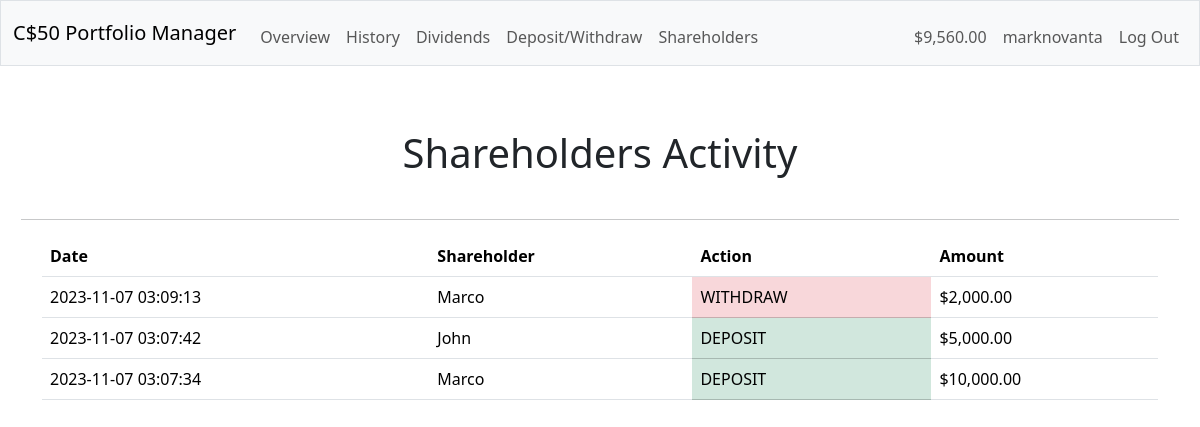
/d_w (signed in), run on the app's committed database.
### tables this page shows
CREATE TABLE users (
                id INTEGER PRIMARY KEY AUTOINCREMENT NOT NULL,
                username TEXT NOT NULL,
                hash TEXT NOT NULL,
                cash NUMERIC NOT NULL DEFAULT 0.00
            );

CREATE TABLE d_and_w (
                id INTEGER PRIMARY KEY AUTOINCREMENT NOT NULL,
                date DATE NOT NULL,
                shareholder_id INTEGER NOT NULL,
                action TEXT NOT NULL,
                amount FLOAT NOT NULL,
                FOREIGN KEY (shareholder_id) REFERENCES shareholders(id)
            );

CREATE TABLE shareholders (
                id INTEGER PRIMARY KEY AUTOINCREMENT NOT NULL,
                user_id INTEGER NOT NULL,
                name TEXT NOT NULL,
                share FLOAT NOT NULL DEFAULT 0.00,
                FOREIGN KEY (user_id) REFERENCES users(id)
            );

### app.py (the view)
@app.route("/d_w")
@login_required
def d_w():
    return render_template("d_w.html", username=get_username(db), cash=get_cash(db), activity=get_sh_acivity(db))

### app.py (called while the page is built)
@app.after_request
def after_request(response):
    response.headers["Cache-Control"] = "no-cache, no-store, must-revalidate"
    response.headers["Expires"] = 0
    response.headers["Pragma"] = "no-cache"
    return response

### helpers.py (called while the page is built)
def login_required(f):
    @wraps(f)
    def decorated_function(*args, **kwargs):
        if session.get("user_id") is None:
            return redirect("/login")
        return f(*args, **kwargs)
    return decorated_function

def usd(value):
    return f"${value:,.2f}"

def get_user_id():
    return session["user_id"]

def get_username(db):
    return db.execute("SELECT username FROM users WHERE id = ?;", get_user_id())[0]["username"]

def get_cash(db):
    return float(db.execute("SELECT cash FROM users WHERE id = ?", get_user_id())[0]["cash"])

def get_sh_acivity(db):
    return db.execute("""SELECT * FROM d_and_w
                        JOIN shareholders ON shareholders.id = d_and_w.shareholder_id
                        WHERE user_id = ? ORDER BY date DESC;""", get_user_id())

### templates/d_w.html (shortened to what this page needs)
{% extends "layout.html" %}
{% block main %}
    <h1 class="centered">Shareholders Activity</h1>
    <hr>
    <div class="container">
        <table class="table table-hover">
            <thead>
                <tr>
                    <th>Date</th>
                    <th>Shareholder</th>
                    <th>Action</th>
                    <th>Amount</th>
                </tr>
            </thead>
            <tbody>
                {% for a in activity %}
                    <tr>
                        <td>{{ a["date"] }}</td>
                        <td>{{ a["name"] }}</td>
                        {% if a["action"] == "DEPOSIT" %}
                            <td class="table-success">{{ a["action"] }}</td>
                        {% else %}
                            <td class="table-danger">{{ a["action"] }}</td>
                        {% endif %}
                        <td>{{ a["amount"] | usd }}</td>
                    </tr>
                {% endfor %}
            </tbody>
        </table>
    </div>
{% endblock %}

### templates/layout.html (shortened to what this page needs)
<!DOCTYPE html>
<html lang="en">
    <head>
        <link href="https://cdn.jsdelivr.net/npm/bootstrap@5.3.2/dist/css/bootstrap.min.css" rel="stylesheet">
        <link href="/static/styles.css" rel="stylesheet">
    </head>
    <body>
        <nav class="bg-light border navbar navbar-expand-md navbar-light">
            <div class="container-fluid">
                <a class="navbar-brand" href="/"><span class="blue">C</span><span class="red">$</span><span class="yellow">5</span><span class="green">0</span> <span class="red">Portfolio Manager</span></a>
                <div class="collapse navbar-collapse" id="navbar">
                    {% if session["user_id"] %}
                        <ul class="navbar-nav me-auto mt-2">
                            <li class="nav-item"><a class="nav-link" href="/">Overview</a></li>
                            <li class="nav-item"><a class="nav-link" href="/history">History</a></li>
                            <li class="nav-item"><a class="nav-link" href="/dividends">Dividends</a></li>
                            <li class="nav-item"><a class="nav-link" href="/d_w">Deposit/Withdraw</a></li>
                            <li class="nav-item"><a class="nav-link" href="/shareholders">Shareholders</a></li>
                        </ul>
                        <ul class="navbar-nav ms-auto mt-2">
                            <li class="nav-item"><label class="nav-link">{{ cash | usd }}</label></li>
                            <li class="nav-item"><a class="nav-link" href="/settings">{{ username }}</a></li>
                            <li class="nav-item"><a class="nav-link" href="/logout">Log Out</a></li>
                        </ul>
                    {% else %}
                        <ul class="navbar-nav ms-auto mt-2">
                            <li class="nav-item"><a class="nav-link" href="/register">Register</a></li>
                            <li class="nav-item"><a class="nav-link" href="/login">Log In</a></li>
                        </ul>
                    {% endif %}
                </div>
            </div>
        </nav>
        <main class="padding">
            {% block main %}{% endblock %}
        </main>
    </body>
</html>

### static/styles.css (style rules this page uses)
.centered { text-align: center; padding: 21px; margin: 21px; }
.padding { padding: 21px; }

### data on the page
users: username "marknovanta"
d_and_w: date "2023-11-07 03:09:13", name "Marco", action "WITHDRAW", amount "$2,000.00"
d_and_w: date "2023-11-07 03:07:42", name "John", action "DEPOSIT", amount "$5,000.00"
d_and_w: date "2023-11-07 03:07:34", name "Marco", action "DEPOSIT", amount "$10,000.00"

### other printed values
{{ cash | usd }} "$9,560.00"
